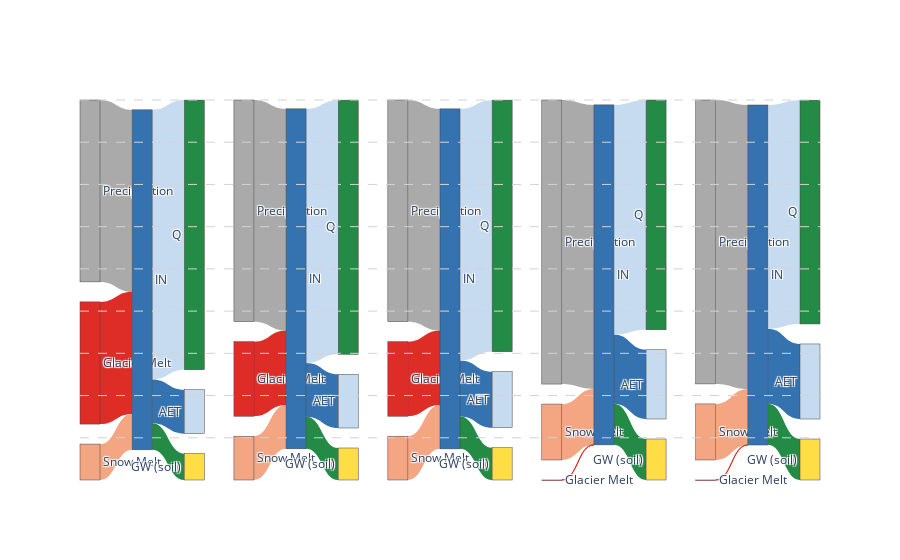

Notebook cell for this chart:
### Code cell
import plotly.graph_objects as go
from plotly.subplots import make_subplots

# Define labels (Nodes) - same for both diagrams
labels = ["Precipitation", "Snow Melt", "Glacier Melt",
          "IN", "AET", "Q", "GW (soil)"]

# Define flows (source -> target)
source = [0, 1, 2,  # Rainfall, Snow Melt, Glacier Melt -> IN
          3, 3, 3]  # IN -> AET, Q, GW (soil)

target = [3, 3, 3,  # Rainfall, Snow Melt, Glacier Melt -> IN
          4, 5, 6]  # IN -> AET, Q, GW (soil)




#  **Panel 1** 
values1 = [1600, 316, 1075,  # Rainfall, Snow Melt, Glacier Melt
           386, 2372, 232 ]  # AET, Q, GW (soil)
total_in1 = sum(values1[:3])  

# Values for **Panel 2** (Second Dataset)
values2 = [1600, 316, 538,  # Inputs -> IN
           388, 1834, 231]  # IN -> Outputs
total_in2 = sum(values2[:3])  # Compute total IN


#  **Panel 3** 
values3 = [1600, 316, 538,  # Rainfall, Snow Melt, Glacier Melt
           404, 1816, 233 ]  # AET, Q, GW (soil)
total_in3 = sum(values3[:3])  


#  **Panel 4** 
values4 = [1600, 315, 0.1,  # Rainfall, Snow Melt, Glacier Melt
           390, 1294, 231]  # AET, Q, GW (soil)
total_in4 = sum(values4[:3])  



#  **Panel 5** 
values5 = [1600, 316, 0.1,  # Rainfall, Snow Melt, Glacier Melt
           423, 1261, 231]  # AET, Q, GW (soil)
total_in5 = sum(values5[:3])  















# # **Find the max IN value** to set consistent scaling
# max_in = max(total_in1, total_in2, total_in3, total_in4, total_in5)

# # **Normalize all values based on the largest total IN**
# scaling_factor = 1 / max_in  # Scale everything proportionally

# # Scale values to keep IN proportional while maintaining comparable structure
# scaled_values1 = [v * scaling_factor for v in values1]
# scaled_values2 = [v * scaling_factor for v in values2]
# scaled_values3 = [v * scaling_factor for v in values3]
# scaled_values4 = [v * scaling_factor for v in values4]
# scaled_values5 = [v * scaling_factor for v in values5]








# # Define colors
node_colors = ["#aaa", "#f4a582", "#de2d26", "#3572b0", "#c6dbef", "#238b45", "#ffdd44"]
link_colors = ["#aaa", "#f4a582", "#de2d26", "#3572b0", "#c6dbef", "#238b45", "#ffdd44"]

# Create side-by-side Sankey diagrams
fig = make_subplots(
    rows=1, cols=5, 
    # subplot_titles=["Panel 1: Dataset A", "Panel 2: Dataset B"],
    specs=[[{"type": "domain"},{"type": "domain"}, {"type": "domain"}, {"type": "domain"}, {"type": "domain"}]]  # Ensure Sankey compatibility
)








# **Panel 1 (Left)**
fig.add_trace(go.Sankey(
    node=dict(label=labels, color=node_colors),
    link=dict(source=source, target=target, value=values1, color=node_colors)
), row=1, col=1)

# **Panel 2 (Right)**
fig.add_trace(go.Sankey(
    node=dict(label=labels, color=node_colors),
    link=dict(source=source, target=target, value=values2, color=link_colors)
), row=1, col=2)

# **Panel 3 (Right)**
fig.add_trace(go.Sankey(
    node=dict(label=labels, color=node_colors),
    link=dict(source=source, target=target, value=values3, color=link_colors)
), row=1, col=3)


# **Panel 4 (Right)**
fig.add_trace(go.Sankey(
    node=dict(label=labels, color=node_colors),
    link=dict(source=source, target=target, value=values4, color=link_colors)
), row=1, col=4)

# **Panel 5(Right)**
fig.add_trace(go.Sankey(
    node=dict(label=labels, color=link_colors),
    link=dict(source=source, target=target, value=values5, color=link_colors)
), row=1, col=5)



# -------------------------- **Gridlines** (Simulated using Shapes)
grid_lines = []
num_lines = 9  # Number of grid lines
spacing = 100 / num_lines  # Equal spacing for gridlines

for i in range(1, num_lines + 1):
    y_pos = i / num_lines  # Convert to a normalized position
    grid_lines.append(dict(
        type="line",
        x0=0, x1=1,  # Full width
        y0=y_pos, y1=y_pos,
        xref="paper", yref="paper",  # Apply to full figure
        line=dict(color="lightgray", width=1, dash="dash")
    ))

# Update layout with gridlines
fig.update_layout(
    # title_text="Side-by-Side Hydrological Budget Sankey Diagram (With Gridlines)",
    font_size=12,
    shapes=grid_lines  # Add gridlines to the figure
)

# # Show the figure
fig.show()

### Figure 1 — Plotly figure (JSON) as saved in the notebook; plotly's stock layout.template omitted (floating-point values rounded to 4 significant figures)
{"data": [{"domain": {"x": [0, 0.168], "y": [0, 1]}, "link": {"color": ["#aaa", "#f4a582", "#de2d26", "#3572b0", "#c6dbef", "#238b45", "#ffdd44"], "source": [0, 1, 2, 3, 3, 3], "target": [3, 3, 3, 4, 5, 6], "value": [1600, 316, 1075, 386, 2372, 232]}, "node": {"color": ["#aaa", "#f4a582", "#de2d26", "#3572b0", "#c6dbef", "#238b45", "#ffdd44"], "label": ["Precipitation", "Snow Melt", "Glacier Melt", "IN", "AET", "Q", "GW (soil)"]}, "type": "sankey"}, {"domain": {"x": [0.208, 0.376], "y": [0, 1]}, "link": {"color": ["#aaa", "#f4a582", "#de2d26", "#3572b0", "#c6dbef", "#238b45", "#ffdd44"], "source": [0, 1, 2, 3, 3, 3], "target": [3, 3, 3, 4, 5, 6], "value": [1600, 316, 538, 388, 1834, 231]}, "node": {"color": ["#aaa", "#f4a582", "#de2d26", "#3572b0", "#c6dbef", "#238b45", "#ffdd44"], "label": ["Precipitation", "Snow Melt", "Glacier Melt", "IN", "AET", "Q", "GW (soil)"]}, "type": "sankey"}, {"domain": {"x": [0.416, 0.584], "y": [0, 1]}, "link": {"color": ["#aaa", "#f4a582", "#de2d26", "#3572b0", "#c6dbef", "#238b45", "#ffdd44"], "source": [0, 1, 2, 3, 3, 3], "target": [3, 3, 3, 4, 5, 6], "value": [1600, 316, 538, 404, 1816, 233]}, "node": {"color": ["#aaa", "#f4a582", "#de2d26", "#3572b0", "#c6dbef", "#238b45", "#ffdd44"], "label": ["Precipitation", "Snow Melt", "Glacier Melt", "IN", "AET", "Q", "GW (soil)"]}, "type": "sankey"}, {"domain": {"x": [0.624, 0.792], "y": [0, 1]}, "link": {"color": ["#aaa", "#f4a582", "#de2d26", "#3572b0", "#c6dbef", "#238b45", "#ffdd44"], "source": [0, 1, 2, 3, 3, 3], "target": [3, 3, 3, 4, 5, 6], "value": [1600, 315, 0.1, 390, 1294, 231]}, "node": {"color": ["#aaa", "#f4a582", "#de2d26", "#3572b0", "#c6dbef", "#238b45", "#ffdd44"], "label": ["Precipitation", "Snow Melt", "Glacier Melt", "IN", "AET", "Q", "GW (soil)"]}, "type": "sankey"}, {"domain": {"x": [0.832, 1], "y": [0, 1]}, "link": {"color": ["#aaa", "#f4a582", "#de2d26", "#3572b0", "#c6dbef", "#238b45", "#ffdd44"], "source": [0, 1, 2, 3, 3, 3], "target": [3, 3, 3, 4, 5, 6], "value": [1600, 316, 0.1, 423, 1261, 231]}, "node": {"color": ["#aaa", "#f4a582", "#de2d26", "#3572b0", "#c6dbef", "#238b45", "#ffdd44"], "label": ["Precipitation", "Snow Melt", "Glacier Melt", "IN", "AET", "Q", "GW (soil)"]}, "type": "sankey"}], "layout": {"autosize": true, "font": {"size": 12}, "shapes": [{"line": {"color": "lightgray", "dash": "dash", "width": 1}, "type": "line", "x0": 0, "x1": 1, "xref": "paper", "y0": 0.1111, "y1": 0.1111, "yref": "paper"}, {"line": {"color": "lightgray", "dash": "dash", "width": 1}, "type": "line", "x0": 0, "x1": 1, "xref": "paper", "y0": 0.2222, "y1": 0.2222, "yref": "paper"}, {"line": {"color": "lightgray", "dash": "dash", "width": 1}, "type": "line", "x0": 0, "x1": 1, "xref": "paper", "y0": 0.3333, "y1": 0.3333, "yref": "paper"}, {"line": {"color": "lightgray", "dash": "dash", "width": 1}, "type": "line", "x0": 0, "x1": 1, "xref": "paper", "y0": 0.4444, "y1": 0.4444, "yref": "paper"}, {"line": {"color": "lightgray", "dash": "dash", "width": 1}, "type": "line", "x0": 0, "x1": 1, "xref": "paper", "y0": 0.5556, "y1": 0.5556, "yref": "paper"}, {"line": {"color": "lightgray", "dash": "dash", "width": 1}, "type": "line", "x0": 0, "x1": 1, "xref": "paper", "y0": 0.6667, "y1": 0.6667, "yref": "paper"}, {"line": {"color": "lightgray", "dash": "dash", "width": 1}, "type": "line", "x0": 0, "x1": 1, "xref": "paper", "y0": 0.7778, "y1": 0.7778, "yref": "paper"}, {"line": {"color": "lightgray", "dash": "dash", "width": 1}, "type": "line", "x0": 0, "x1": 1, "xref": "paper", "y0": 0.8889, "y1": 0.8889, "yref": "paper"}, {"line": {"color": "lightgray", "dash": "dash", "width": 1}, "type": "line", "x0": 0, "x1": 1, "xref": "paper", "y0": 1, "y1": 1, "yref": "paper"}]}}
